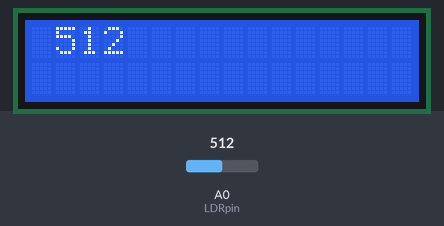
Simulated run of this sketch. Board: Arduino Uno, built with avr-gcc and run on an emulated ATmega328P. Shown: 16×2 character LCD. The test bench sets the inputs (shaded band); at power-on: A0 (LDRpin) = 512.

Above: at 1.2 s.
1.3 s: A0 (LDRpin) set to 716
At 2.8 s:
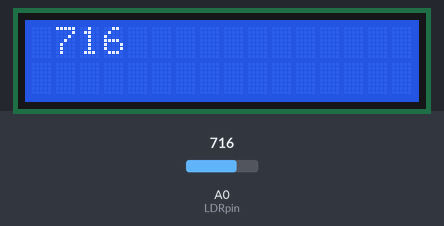
4.5 s: A0 (LDRpin) set to 900
At 5.9 s:
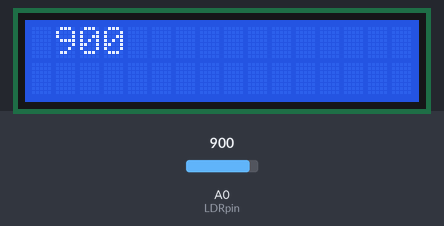
7.6 s: A0 (LDRpin) set to 1023
At 8.9 s:
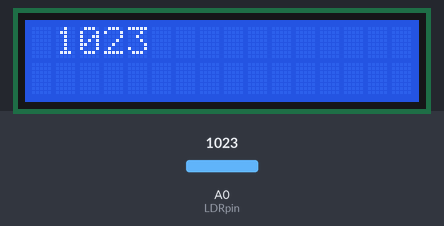
Timing chart, 0 to 10.6 s (numbered marks = the images above; inputs shaded):
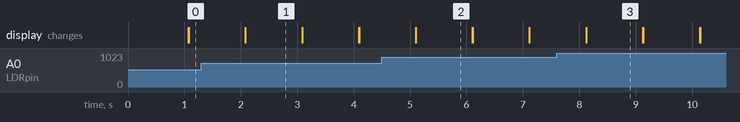

Measured:
- after the input at 1.3 s, the display: first differs from a run without the input after 0.78 s (image 1)
- after the input at 4.5 s, the display: first differs from a run without the input after 0.60 s (image 2)
- after the input at 7.6 s, the display: first differs from a run without the input after 0.52 s (image 3)
- what the display in image 1 shows lasts 1.0 s, from 2.1 s to 3.1 s

The sketch:

Ldr_with_LCD_i2C.ino
```cpp
#include <LiquidCrystal_I2C.h>
#include <Wire.h>

LiquidCrystal_I2C lcd(0X27, 16,2);
int sensorLDR;
const int LDRpin = A0;
void setup() {
  Serial.begin(9600);
  lcd.init();
  lcd.backlight();
  pinMode(LDRpin,INPUT);
}

void loop() {
  sensorLDR = analogRead(LDRpin);
  lcd.setCursor(1,0);
  lcd.print(sensorLDR);
  delay(1000);
  lcd.clear();
}
```
